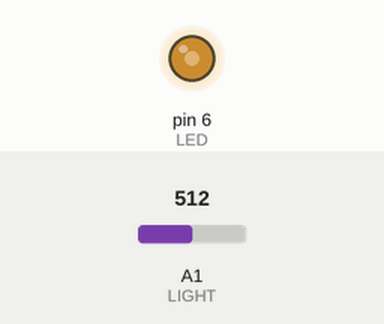
This sketch was run on a simulated Arduino Uno, built with avr-gcc and run on an emulated ATmega328P. Shown: output pins drawn as LEDs (lit = HIGH). The inputs (shaded band) are chosen by the test bench; at power-on: A1 (LIGHT) = 512.

Above: at 1.8 s.
1.9 s: A1 (LIGHT) set to 716
At 3.0 s:
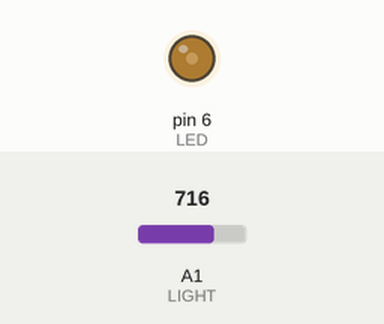
3.5 s: A1 (LIGHT) set to 749
At 4.6 s:
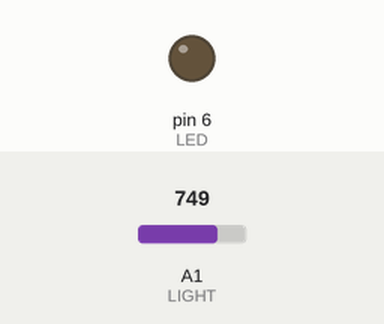
5.5 s: A1 (LIGHT) set to 306
At 7.2 s:
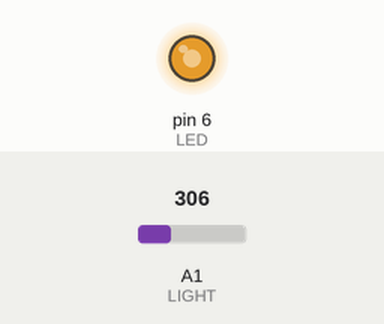
7.5 s: A1 (LIGHT) set to 511
At 8.9 s:
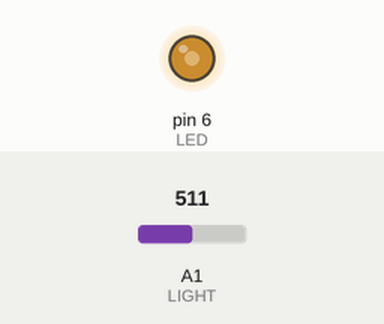
9.5 s: A1 (LIGHT) set to 900
At 10.4 s:
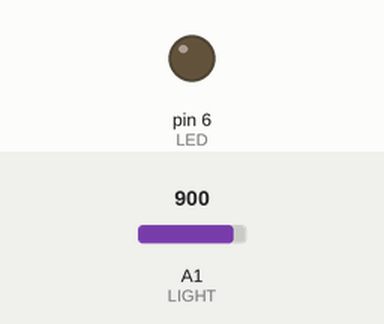
Timing chart, 0 to 12.5 s (numbered marks = the images above; inputs shaded):
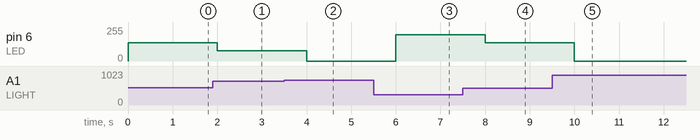

Measured:
- the behaviour switches between 738 and 739 on A1 (LIGHT) (found by bisection; images 1 and 2)
- after the input at 1.9 s, pin 6 (LED): 136/255 → 77/255 after 0.10 s
- after the input at 3.5 s, pin 6 (LED): 77/255 → 0/255 after 0.50 s
- after the input at 5.5 s, pin 6 (LED): 0/255 → 196/255 after 0.50 s
- after the input at 7.5 s, pin 6 (LED): 196/255 → 136/255 after 0.50 s
- after the input at 9.5 s, pin 6 (LED): 136/255 → 0/255 after 0.50 s

The sketch:

nightLight.ino
```cpp
/*
Night Light - gets brighter as room gets darker
*/

const int LED = 6;
const int LIGHT = A1;
const int MIN_LIGHT = 100;
const int MAX_LIGHT = 980;
const int THRESHOLD = 70;
int val = 0;  // analog reading

void setup() {
  pinMode(LED, OUTPUT);
  pinMode(LIGHT, INPUT);
}

void loop() {
  val = analogRead(LIGHT);
  val = map(val, MIN_LIGHT, MAX_LIGHT, 255, 0);
  val = constrain(val,0,255);

  if (val > THRESHOLD) {
    analogWrite(LED, val);
  }
  else {
    analogWrite(LED, 0);
  }
  delay(1000);
}
```
